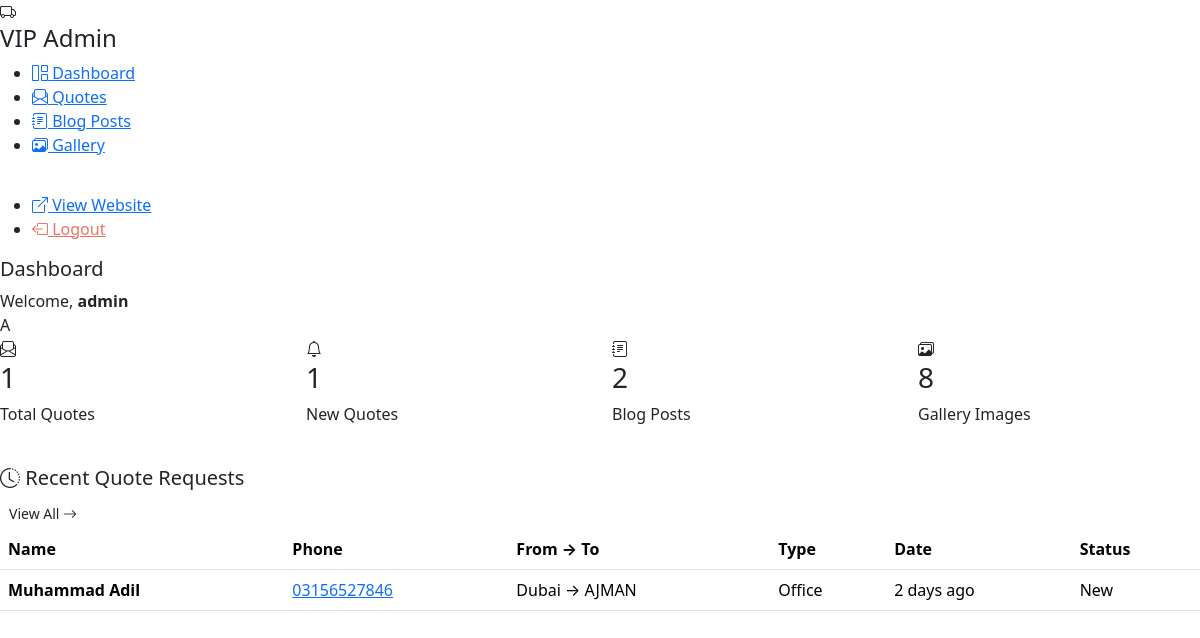
Page /admin/dashboard.php (signed in) on the committed database.
### tables this page shows
CREATE TABLE `quotes` (
  `id` int(11) NOT NULL,
  `name` varchar(100) NOT NULL,
  `phone` varchar(20) NOT NULL,
  `email` varchar(100) DEFAULT NULL,
  `moving_from` varchar(255) NOT NULL,
  `moving_to` varchar(255) NOT NULL,
  `property_type` enum('Apartment','Villa','Office','Other') DEFAULT 'Apartment',
  `moving_date` date DEFAULT NULL,
  `message` text DEFAULT NULL,
  `status` enum('New','Contacted','Closed') DEFAULT 'New',
  `created_at` timestamp NOT NULL DEFAULT current_timestamp()
);

### includes/functions.php (called while the page is built, shortened)
<?php
function sanitize($data) {
    return htmlspecialchars(trim($data), ENT_QUOTES, 'UTF-8');
}
function timeAgo($datetime) {
    $now = new DateTime();
    $ago = new DateTime($datetime);
    $diff = $now->diff($ago);
    if ($diff->d > 0) return $diff->d . ' day' . ($diff->d > 1 ? 's' : '') . ' ago';
    return 'Just now';
}

### admin/dashboard.php (the view, shortened to what this page needs)
<?php
require_once __DIR__ . '/../includes/db.php';
require_once 'includes/admin-header.php';
try {
    $total_quotes = $pdo->query("SELECT COUNT(*) FROM quotes")->fetchColumn();
    $new_quotes = $pdo->query("SELECT COUNT(*) FROM quotes WHERE status = 'New'")->fetchColumn();
    $total_posts = $pdo->query("SELECT COUNT(*) FROM blog_posts")->fetchColumn();
    $total_gallery = $pdo->query("SELECT COUNT(*) FROM gallery")->fetchColumn();
    $recent_quotes = $pdo->query("SELECT * FROM quotes ORDER BY created_at DESC LIMIT 5")->fetchAll();
} catch (PDOException $e) {
    $total_quotes = $new_quotes = $total_posts = $total_gallery = 0;
    $recent_quotes = [];
}
?>
<div class="row g-4 mb-4">
    <div class="col-6 col-lg-3">
        <div class="stat-card">
            <div class="stat-icon blue"><i class="bi bi-envelope-paper"></i></div>
            <h3><?php echo $total_quotes; ?></h3>
            <p>Total Quotes</p>
        </div>
    </div>
    <div class="col-6 col-lg-3">
        <div class="stat-card">
            <div class="stat-icon gold"><i class="bi bi-bell"></i></div>
            <h3><?php echo $new_quotes; ?></h3>
            <p>New Quotes</p>
        </div>
    </div>
    <div class="col-6 col-lg-3">
        <div class="stat-card">
            <div class="stat-icon green"><i class="bi bi-journal-text"></i></div>
            <h3><?php echo $total_posts; ?></h3>
            <p>Blog Posts</p>
        </div>
    </div>
    <div class="col-6 col-lg-3">
        <div class="stat-card">
            <div class="stat-icon purple"><i class="bi bi-images"></i></div>
            <h3><?php echo $total_gallery; ?></h3>
            <p>Gallery Images</p>
        </div>
    </div>
</div>
<div class="admin-table-wrapper">
    <div class="table-header">
        <h5><i class="bi bi-clock-history"></i> Recent Quote Requests</h5>
        <a href="quotes.php" class="btn btn-admin-outline btn-sm">View All <i class="bi bi-arrow-right"></i></a>
    </div>
    <div class="table-responsive">
        <table class="table table-hover mb-0">
            <thead>
                <tr>
                    <th>Name</th>
                    <th>Phone</th>
                    <th>From → To</th>
                    <th>Type</th>
                    <th>Date</th>
                    <th>Status</th>
                </tr>
            </thead>
            <tbody>
                <?php if (count($recent_quotes) > 0): ?>
                <?php foreach ($recent_quotes as $q): ?>
                <tr>
                    <td><strong><?php echo sanitize($q['name']); ?></strong></td>
                    <td><a href="tel:<?php echo $q['phone']; ?>"><?php echo sanitize($q['phone']); ?></a></td>
                    <td><?php echo sanitize($q['moving_from']); ?> → <?php echo sanitize($q['moving_to']); ?></td>
                    <td><?php echo sanitize($q['property_type']); ?></td>
                    <td><?php echo timeAgo($q['created_at']); ?></td>
                    <td>
                        <span class="badge-status <?php echo strtolower($q['status']); ?>">
                            <?php echo sanitize($q['status']); ?>
                        </span>
                    </td>
                </tr>
                <?php endforeach; ?>
                <?php else: ?>
                <tr>
                    <td colspan="6" class="text-center py-4 text-muted">No quote requests yet.</td>
                </tr>
                <?php endif; ?>
            </tbody>
        </table>
    </div>
</div>
<?php require_once 'includes/admin-footer.php'; ?>

### rows in the picture
quotes: name "Muhammad Adil", phone "03156527846", moving_from "Dubai", moving_to "AJMAN", property_type "Office", created_at "2 days ago", status "New"

### other values in the picture
$admin_title "Dashboard"
$_SESSION['admin_username'] "admin"
substr($_SESSION['admin_username'] ?? 'A', 0, 1) "A"
$total_quotes "1"
$new_quotes "1"
$total_posts "2"
$total_gallery "8"
